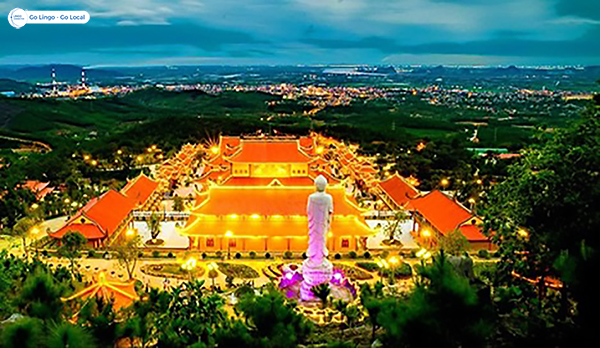
#> input picture LAB2/exercise/pagoda.jpg, 600 x 348 px, found by its file name
$ python 'lab2_bài_tập_3.py'
#> lines starting #> are read from the running program, lines starting #| are printed output that depends on the picture
# -*- coding: utf-8 -*-
"""BÀI TẬP 3 -LAB2.ipynb

Automatically generated by Colaboratory.

Original file is located at
    https://colab.research.google.com/drive/1yo5FYDKsUOf-ZEpUM6DJg4b5mZuW4DAr
"""

from PIL import Image
import math
import scipy
import cv2
import numpy as np
import imageio.v2 as iio
import matplotlib.pylab as plt
import random

image = cv2.imread('pagoda.jpg')
#> image is the input picture: shape (348, 600, 3); mean B, G, R 64.1, 94.8, 82.1
b, g, r = cv2.split(image)
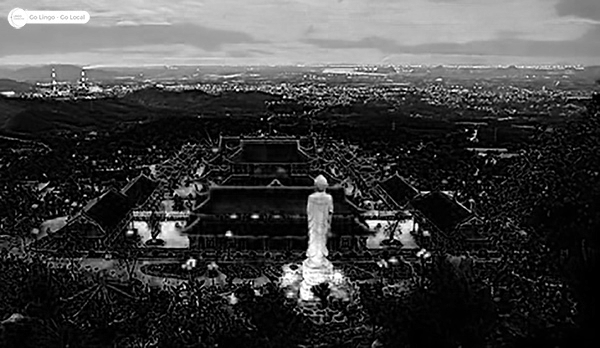
#> b: shape (348, 600); min 0, max 255, mean 64.1
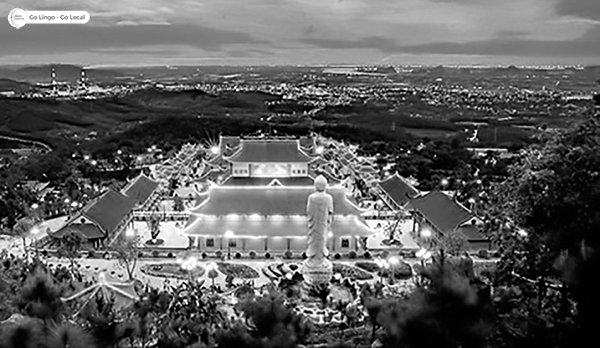
#> g: shape (348, 600); min 0, max 255, mean 94.8
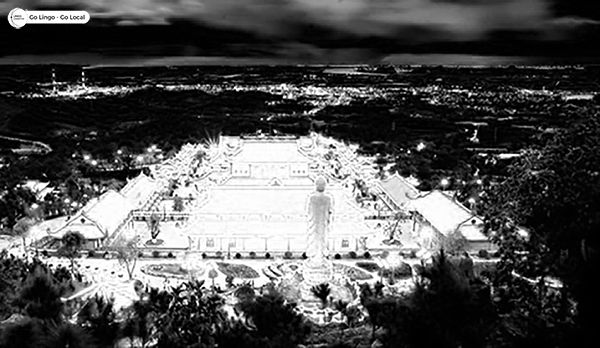
#> r: shape (348, 600); min 0, max 255, mean 82.1
image_rgb = cv2.merge([g , r, b])
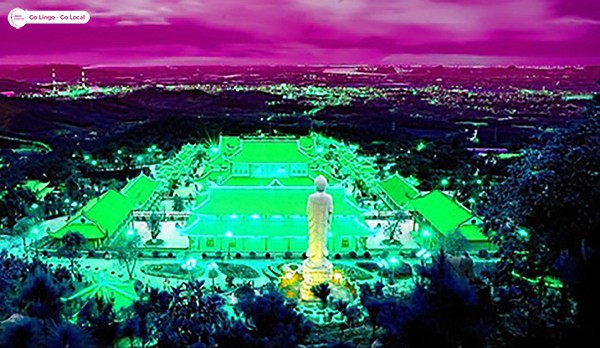
#> image_rgb: shape (348, 600, 3); mean of channels 0, 1, 2 94.8, 82.1, 64.1; drawn as B, G, R
index = random.randint(0,4)
#INVERSE
if index == 0:
  print("Biến đổi ảnh INVERSE TRASFORMATION")
  img_arr = np.asarray(image_rgb)
  inverse = 255 - img_arr
  result_img =  Image.fromarray(inverse)
#GAMMA
elif index == 1:
  print("Biến đổi ảnh GAMMA TRASFORMATION")
  gamma = float(input("Nhập giá trị cho gamma: "))
  img_arr = np.asarray(image_rgb)
  b1 = img_arr.astype(float)
  b2 = np.max(b1)
  b3 = b1/b2
  b2 = np.log(b3) * gamma

#gamma correction is computed
  c = np.exp(b2) * 255.0
#c1 is converted to type int
  c1 = c.astype(np.uint8)

  result_img = Image.fromarray(c1)

#LOG TRANSFORMATION
elif index == 2:
  print("Biến đổi ảnh LOG TRASFORMATION")
  b1 = image_rgb.astype(float)

  #find maximum value in b1
  b2 = np.max(b1)

  #performing the log transformation
  c = (128.0 * np.log(1 + b1))/np.log(1 + b2)

  #c1 is converted type int
  c1 = c.astype(np.uint8)

  d = c1
  result_img = Image.fromarray(c1)

#HISTOGRAM EQUATILIZATION
elif index == 3:
  print("Biến đổi ảnh HISTOGRAM EQUATILIZATION")
  img_arr = np.asarray(image_rgb)

  #convert 2D ndarray from 1D array
  b1 = img_arr.flatten()

  #histogram and bin are computed
  hist, bins = np.histogram(img_arr, 256, [0,255])
#> hist = 256 values, max 35257 at index 0, min 590 at index 230, mean 2446.9; bins = 257 values from 0 to 255

  #cumulative distribution function is computed
  cdf = hist.cumsum()
#> cdf = 256 values from 35257 to 626400

  #places where cdf = 0 is marked or ignored and
  #rest is stored in cdf_m
  cdf_m = np.ma.masked_equal(cdf,0)
  #histogram equalization is performed
  num_cdf_m = (cdf_m - cdf_m.min()) *255
  den_cdf_m = (cdf.max() - cdf_m.min())
#> den_cdf_m = 591143
  cdf_m = num_cdf_m/den_cdf_m

  #the masked places in cdf_m are now 0
  cdf = np.ma.filled(cdf_m,0).astype('uint8')
#> cdf = 256 values from 0 to 255

  #cdf values are assigned in the flattened array
  im2 = cdf[b1]

  #im2 is 1D so we use reshape command to
  #make it into 2D
  im3 = np.reshape(im2, img_arr.shape)
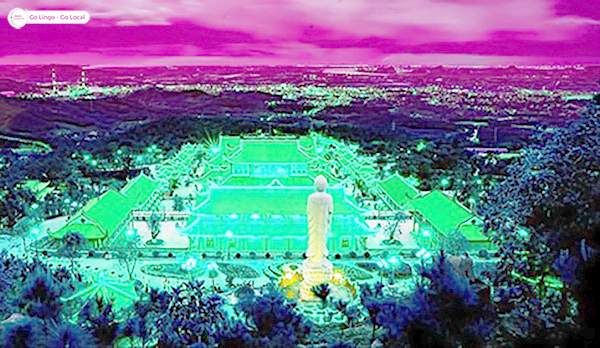
#> im3: shape (348, 600, 3); mean of channels 0, 1, 2 142.6, 117.1, 103.2; drawn as B, G, R

  #converting im3 to an image
  result_img = Image.fromarray(im3)
#CONTRAST STRECHING
else:
  print("Biến đổi ảnh #CONTRAST STRECHING")
  img_arr = np.asarray(image_rgb)
  #finding the maximun and minimum pixel values
  b = img_arr.max()
  a = img_arr.min()
  print(a,b)
  #converting img to float
  c = img_arr.astype(float)
  #contrast stretching transformation
  im2 = 255 * (c - a)/(b - a)
  #im2 is converted from ndarray to image
  result_img = Image.fromarray(im2)

# Hiển thị ảnh đã biến đổi
result_img.show()
plt.imshow(result_img)
plt.show()
# Lưu ảnh đã biến đổi
iio.imsave('result_image.jpg',result_img)
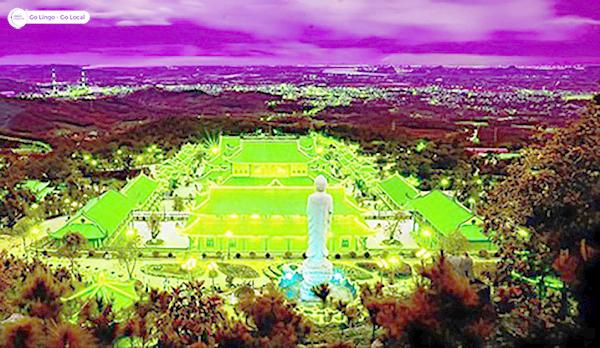
#> saved as result_image.jpg: shape (348, 600, 3); mean R, G, B 142.5, 116.9, 103.5

$ run again, with LAB2/exercise/ha_long_bay.jpg copied over LAB2/exercise/pagoda.jpg
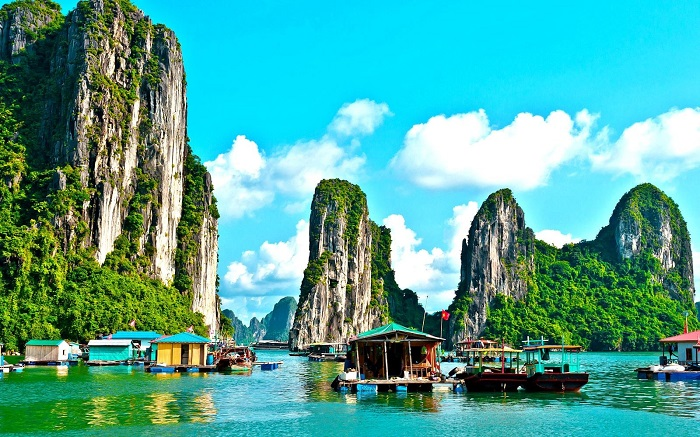
#> input picture LAB2/exercise/ha_long_bay.jpg, 700 x 437 px, found by its file name
#> image is the input picture: shape (437, 700, 3); mean B, G, R 153.4, 164.8, 80.7
#> `image_rgb = cv2.merge([g , r, b])`:
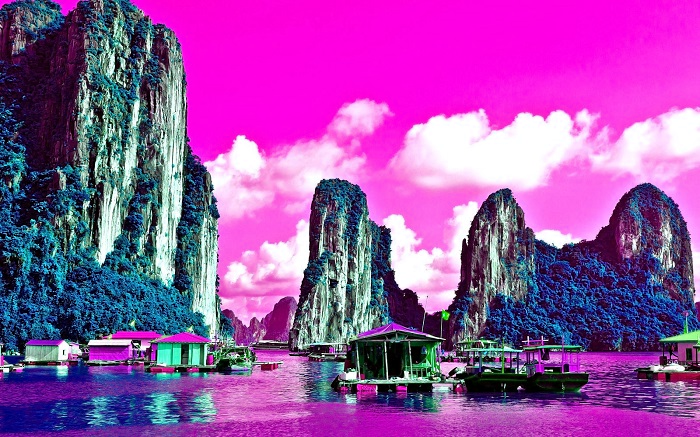
#> image_rgb: shape (437, 700, 3); mean of channels 0, 1, 2 164.8, 80.7, 153.4; drawn as B, G, R
#> hist = 256 values, max 67820 at index 255, min 1445 at index 206, mean 3584.8; bins = 257 values from 0 to 255
#> `cdf = hist.cumsum()`: cdf = 256 values from 56043 to 917700
#> den_cdf_m = 861657
#> `cdf = np.ma.filled(cdf_m,0).astype('uint8')`: cdf = 256 values from 0 to 255
#> `iio.imsave('result_image.jpg',result_img)`:
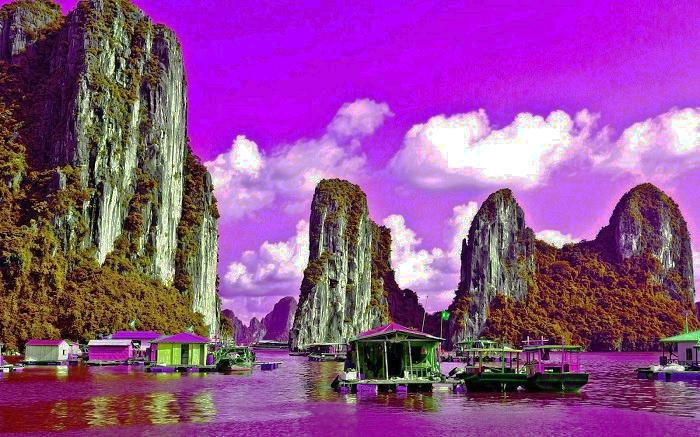
#> saved as result_image.jpg: shape (437, 700, 3); mean R, G, B 143.3, 76.6, 142.9

$ run again, with LAB2/exercise/quang_ninh.jpg copied over LAB2/exercise/pagoda.jpg
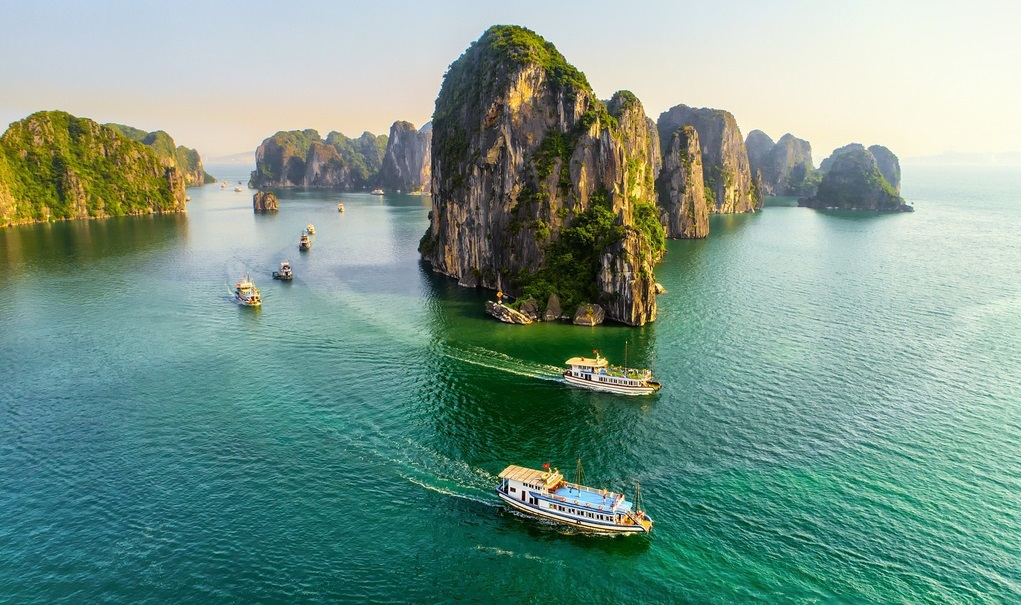
#> input picture LAB2/exercise/quang_ninh.jpg, 1021 x 605 px, found by its file name
#> image is the input picture: shape (605, 1021, 3); mean B, G, R 137.7, 151, 119.9
#> `image_rgb = cv2.merge([g , r, b])`:
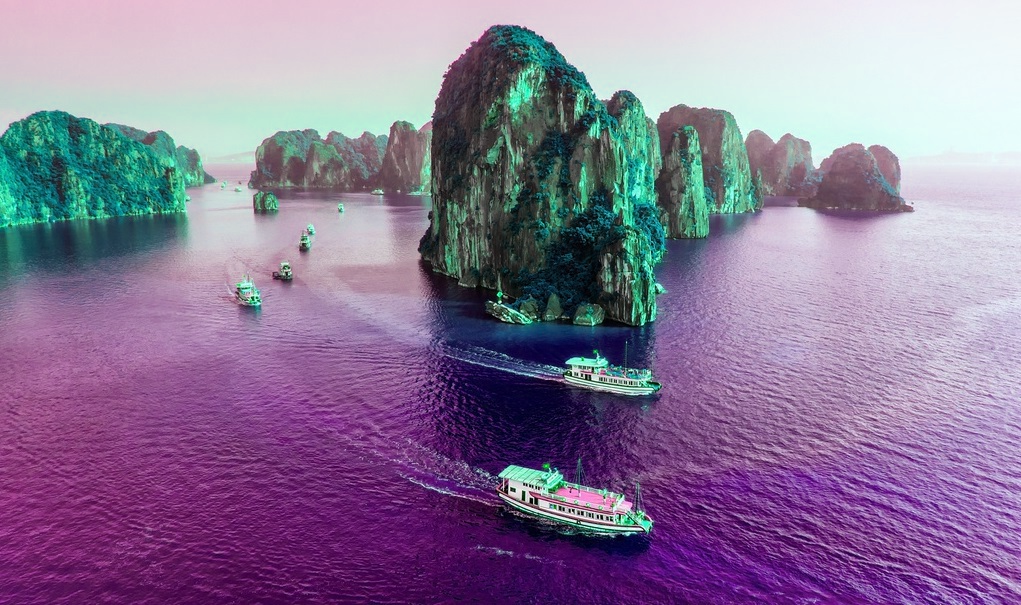
#> image_rgb: shape (605, 1021, 3); mean of channels 0, 1, 2 151, 119.9, 137.7; drawn as B, G, R
#> hist = 256 values, max 15915 at index 216, min 330 at index 254, mean 7238.7; bins = 257 values from 0 to 255
#> `cdf = hist.cumsum()`: cdf = 256 values from 14152 to 1853115
#> den_cdf_m = 1838963
#> `cdf = np.ma.filled(cdf_m,0).astype('uint8')`: cdf = 256 values from 0 to 255
#> `iio.imsave('result_image.jpg',result_img)`:
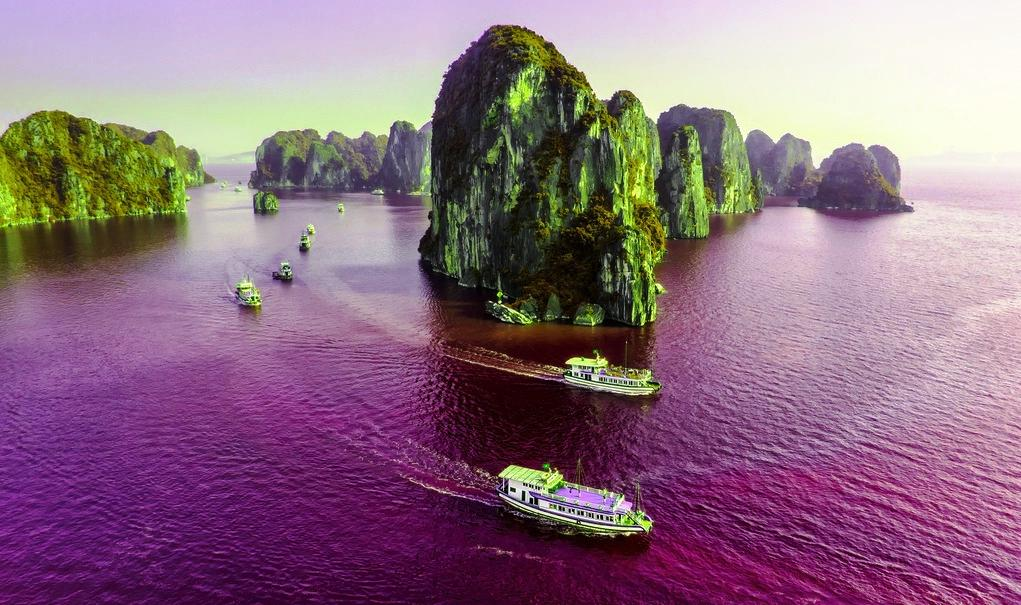
#> saved as result_image.jpg: shape (605, 1021, 3); mean R, G, B 141.4, 110.2, 128.4
